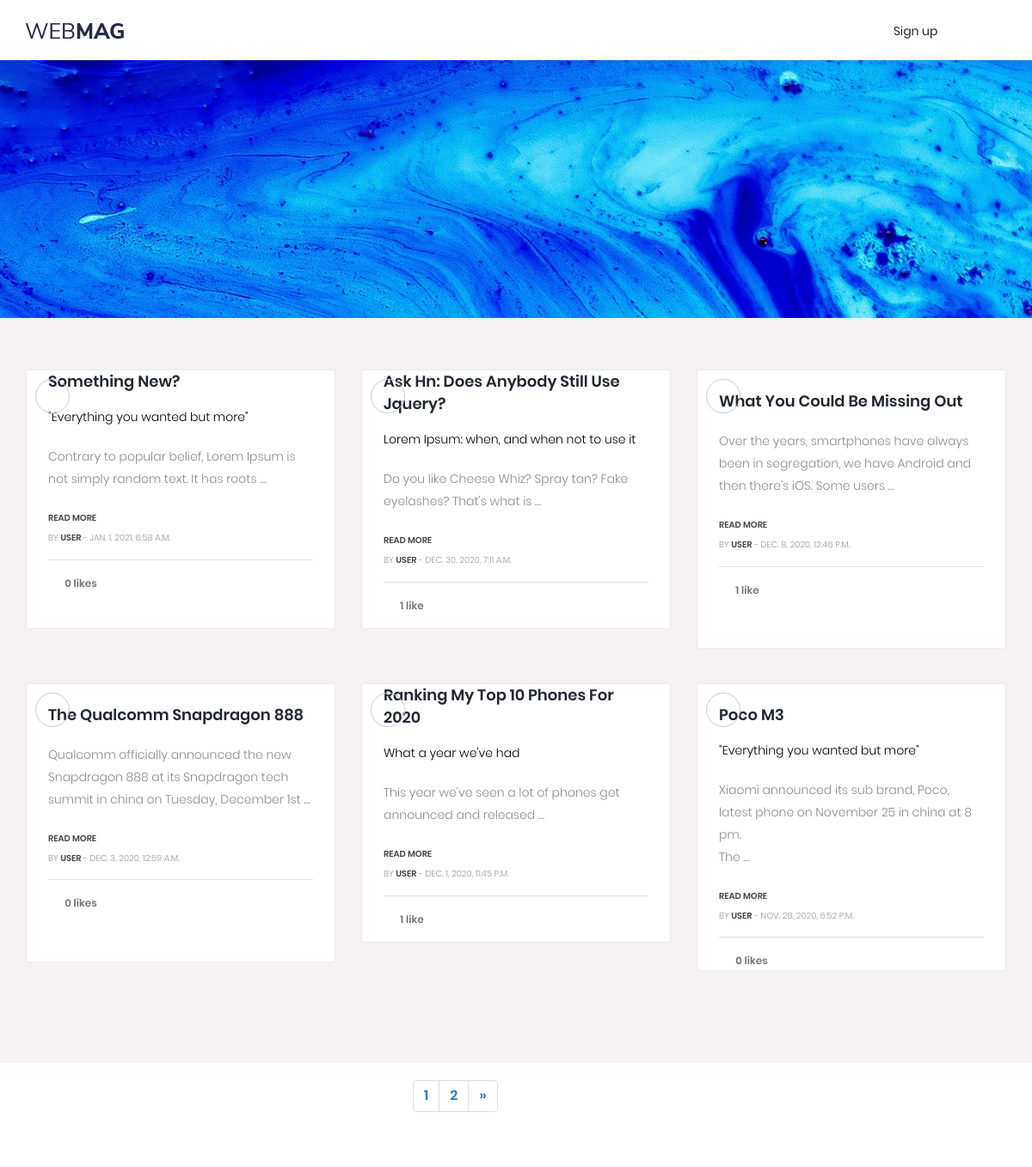
The app's page / (upper part), older data.
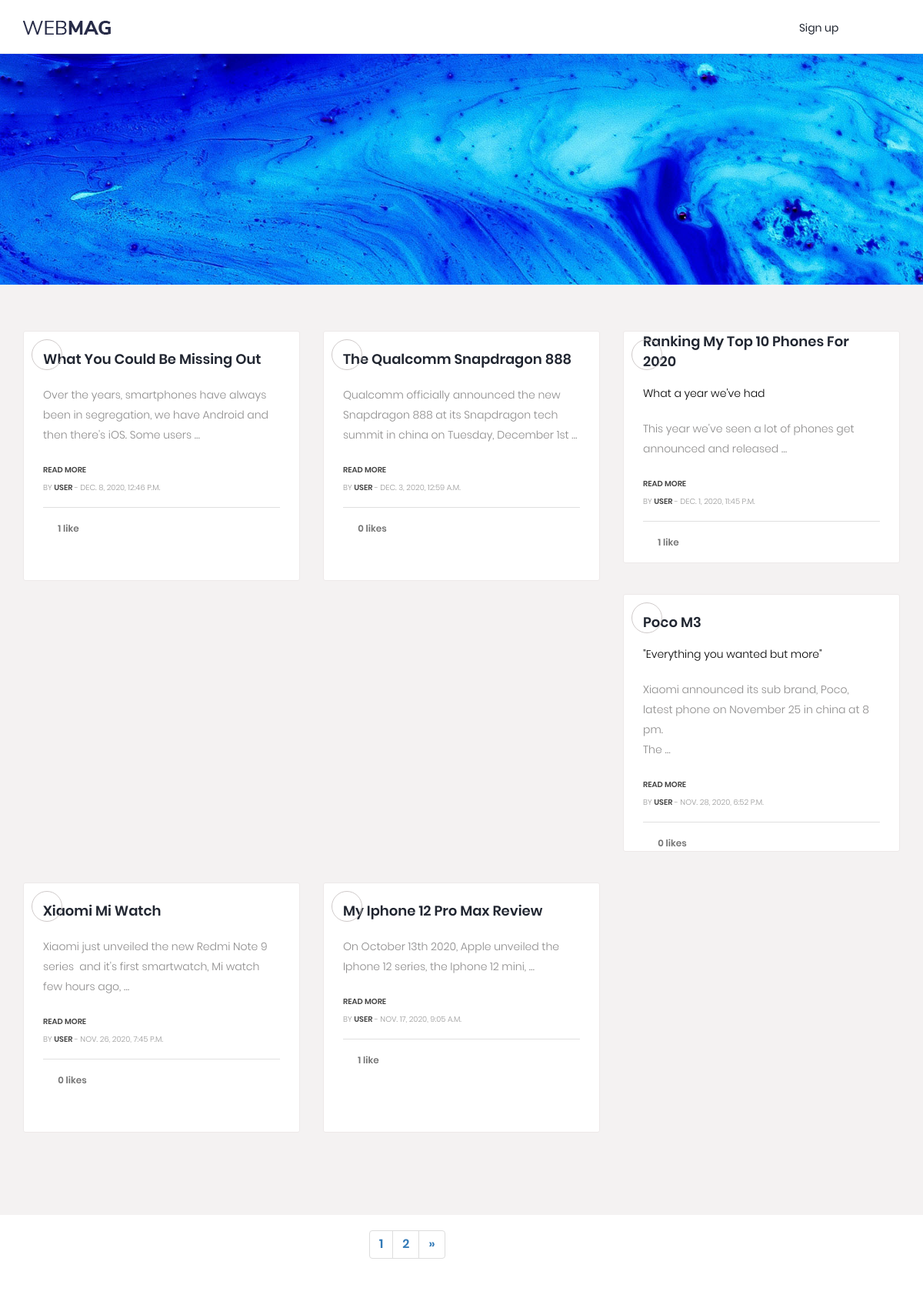
The same page, newer data.
### Site/models.py (models this page shows, shortened)
class Article(models.Model):
    STATUS_CHOICES = (
        ('draft', 'Draft'),
        ('published', 'Published'),
    )
    objects = models.Manager()
    published = PublishedManager()
    title = models.CharField(max_length=250)
    Author = models.ForeignKey(User, related_name='author', on_delete=models.PROTECT)
    body = HTMLField()
    from pyuploadcare.dj.models import ImageField
    cover_photo = ImageField(blank=True, null=True)
    slug = models.SlugField(max_length=100)
    snippet = models.CharField(max_length=150, blank=True, null=True)
    publish_date = models.DateTimeField(default=timezone.now)
    is_featured = models.BooleanField(default=False)
    likes = models.ManyToManyField(User, related_name='likes', blank=True)
    status = models.CharField(max_length=10, choices=STATUS_CHOICES, default='draft')
    class Meta:
        verbose_name = 'Article'
        verbose_name_plural = 'Articles'
        ordering = ['-id']

### Site/views.py (the view)
# urls.py: 2. Add a URL to urlpatterns:  path('', views.home, name='home')
def home(request):
    post_list = Article.published.all().order_by('-publish_date', '-id')
    paginator = Paginator(post_list, 6)
    page = request.GET.get('page')
    try:
        post = paginator.page(page)
    except PageNotAnInteger:
        post = paginator.page(1)
    except EmptyPage:
        post = paginator.page(paginator.num_pages)
    if page is None:
        start_index = 0
        end_index = 7
    else:
        (start_index, end_index) = proper_pagination(post, index=4)
    page_range = list(paginator.page_range)[start_index:end_index]
    query = request.GET.get('q')
    authored = Article.objects.filter(Author__username=request.user.username)[:15]
    if query:
        post = Article.published.filter(
            Q(title__icontains=query) |
            Q(Author__username__icontains=query)
        )
    context = {
        'post': post,
        'authored_post': authored,
        'page_range': page_range
    }
    return render(request, 'blog/home.html', context)

### Site/models.py (called while the page is built)
    def get_queryset(self):
        return super(PublishedManager, self).get_queryset().filter(status="published")

### templates/blog/home.html (shortened to what this page needs)
{% load static %}
<!DOCTYPE html>
<html lang="en">
<head>
	<link rel="stylesheet" href="{% static 'css/bootstrap.min.css' %}">
	<link rel="stylesheet" href="{% static 'css/stylesheet.css' %}">
	<link rel="stylesheet" href="/static/css/style.css">
</head>
<body>
<header id="header">
	<div id="nav">
		<div id="nav-fixed">
			<div class="container">
				<div class="nav-logo">
					<a href="{% url 'home' %}" class="logo"><img src="/static/img/logo.png" alt=""></a>
				</div>
				<div class="nav-btns">
					{%if not user.is_authenticated %}
					<a class="btn btn-outline-secondary" href="{% url 'signup' %}">Sign up</a>
					{% endif %}
					<button class="search-btn"><i class="fa fa-search"></i></button>
				</div>
			</div>
		</div>
	</div>
</header>
<div class="slider"></div>
<section>
	<div class="gap gray-bg">
		<div class="container">
			<div class="row" id="page-contents">
				<div class=" col-lg-12">
					<div class="blog-sec" >
						<div class="row">
							{% for item in post%}
							<div class="col-lg-4 col-sm-6">
								<div class="g-post-classic">
									<figure>
										<i class="fa fa-laptop"></i>
									</figure>
									<div class="g-post-meta" style="height:300px;">
										<div class="post-title">
											<h4><a title="" href="{% url 'article_detail' item.id item.slug %}">{{ item.title|title }}</a></h4>
											{% if item.snippet %}
											<p class="text-black" >{{ item.snippet }}</p>
											{% endif %}
											<p class="text-black-50" style="margin-top:0;" >{{ item.body|safe|truncatewords:18 }}</p>
											<span class="p-date"> <a href="{% url 'article_detail' item.id item.slug %}" title="">READ MORE</a></span><br>
											<span class="p-date">by <a href="#" title="">{{ item.Author }}</a> -  {{ item.publish_date }}</span>
										</div>
										<div class="g-post-ranking">
											<a title="" href="" class="likes"><i class="fa fa-heart-o"></i>{{ item.likes.count }} like{{ item.likes.count|pluralize }}</a>
										</div>
									</div>
								</div>
							</div>
							{% empty %}
							<h3>No post found by {{ request.GET.q }}</h3>
							{% endfor %}
						</div>
					</div>
				</div>
			</div>
		</div>
	</div>
</section>
<div style="float:left;margin-left:40%">
	<ul class="pagination">
		{% for p in page_range %}
		{% if p.number == p %}
		<li class="page-item active">
			<a href="?page={{ p }}" class="page-link">{{ p }}</a>
		</li>
		{% else %}
		<li class="page-item">
			<a href="?page={{ p }}" class="page-link">{{ p }}</a>
		</li>
		{% endif %}
		{% endfor %}
		{% if post.has_next %}
		<li class="page-item ">
			<a href="?page={{ post.previous_next_number }}" class="page-link">&raquo;</a>
		</li>
		{% endif %}
	</ul>
</div>
</body>
</html>

Row changes from the older to the newer data that the page shows:
removed Article: title "Something New?", snippet "\"Everything you wanted but more\"", body "Contrary to popular belief, Lorem Ipsum is not simply random text. It has roots …", Author "USER", publish_date "JAN. 1, 2021, 6:58 A.M.", likes.count "0"
removed Article: title "Ask Hn: Does Anybody Still Use Jquery?", snippet "Lorem Ipsum: when, and when not to use it", body "Do you like Cheese Whiz? Spray tan? Fake eyelashes? That's what is …", Author "USER", publish_date "DEC. 30, 2020, 7:11 A.M.", likes.count "1"
now on this page (row unchanged): Article: title "Xiaomi Mi Watch", body "Xiaomi just unveiled the new Redmi Note 9 series and it's first smartwatch, Mi watch few hours ago, …", Author "USER", publish_date "NOV. 26, 2020, 7:45 P.M.", likes.count "0"
now on this page (row unchanged): Article: title "My Iphone 12 Pro Max Review", body "On October 13th 2020, Apple unveiled the Iphone 12 series, the Iphone 12 mini, …", Author "USER", publish_date "NOV. 17, 2020, 9:05 A.M.", likes.count "1"
